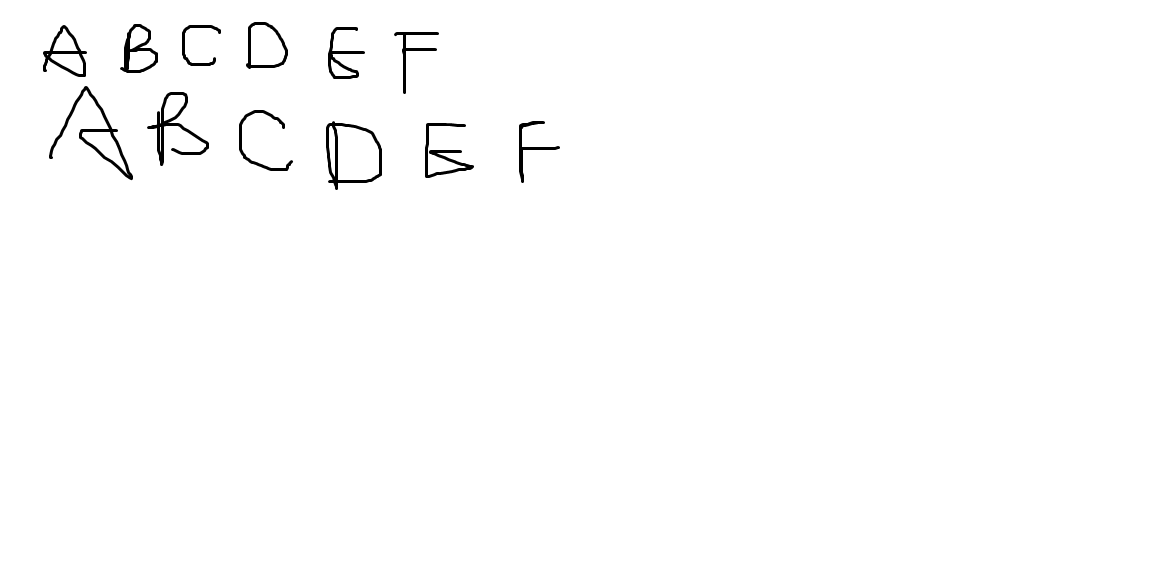
//> input picture _3/_3/tesseract-ocr/myeng.font.exp0.tif, 1160 x 583 px, given in place of the camera
$ ./main   (built with g++ and OpenCV 4)
//> lines starting //> are read from the running program, lines starting //| are printed output that depends on the picture; after the words box and inside, x2 and y2 are one past the last pixel; in counts of white or black regions, pixels touching at a corner belong together
#include <iostream>

#include <opencv2/highgui/highgui.hpp>
#include <opencv2/imgproc/imgproc.hpp>

#include <Windows.h>
#include <string>
#include <math.h>
#define PI 3.14159

using std::cout;
using std::endl;
using std::vector;
using std::distance;
using std::string;
using std::to_string;
using namespace cv;
float distanceP2P(Point a, Point b){
	return sqrt(fabs(pow((a).x - (b).x, 2) + pow(a.y - b.y, 2)));
};
int main(int argc, char** argv)
{
	cv::VideoCapture cap(0); //capture the video from web cam

	if (!cap.isOpened())  // if not success, exit program
	{
		cout << "Cannot open the web cam" << endl;
		return -1;
	}
	int iLowH = 0;	int iHighH = 179;	int iLowS = 0;	int iHighS = 255;	int iLowV = 0;	int iHighV = 255;
	//Create trackbars in "Control" window
	namedWindow("Control", CV_WINDOW_AUTOSIZE); //create a window called "Control"
	cvCreateTrackbar("LowH", "Control", &iLowH, 179); //Hue (0 - 179)
	cvCreateTrackbar("HighH", "Control", &iHighH, 179);

	cvCreateTrackbar("LowS", "Control", &iLowS, 255); //Saturation (0 - 255)
	cvCreateTrackbar("HighS", "Control", &iHighS, 255);

	cvCreateTrackbar("LowV", "Control", &iLowV, 255); //Value (0 - 255)
	cvCreateTrackbar("HighV", "Control", &iHighV, 255);

	while (true)
	{
		Sleep(50);
		cv::Mat imgOriginal;
		bool bSuccess = cap.read(imgOriginal); // read a new frame from video
//> imgOriginal is the input picture: 583 rows x 1160 cols, CV_8UC3; min 0, max 255, mean 252.5

		if (!bSuccess) //if not success, break loop
		{
			cout << "Cannot read a frame from video stream" << endl;
			break;
		}
	//	cvNot(imgOriginal, imgOriginal);


		cv::Mat imgHSV;
		cvtColor(imgOriginal, imgHSV, cv::COLOR_BGR2HSV); //Convert the captured frame from BGR to HSV
//> imgHSV: 583 rows x 1160 cols, CV_8UC3; mean H, S, V 0, 0, 252.5
		cv::Mat imgThresholded;

		inRange(imgHSV, cv::Scalar(iLowH, iLowS, iLowV), cv::Scalar(iHighH, iHighS, iHighV), imgThresholded); //Threshold the image
//> imgThresholded: 583 rows x 1160 cols, CV_8UC1; every value is 255

		//morphological opening (remove small objects from the foreground)
		erode(imgThresholded, imgThresholded, cv::getStructuringElement(cv::MORPH_ELLIPSE, cv::Size(5, 5)), cv::Point(-1, -1), 1);
		dilate(imgThresholded, imgThresholded, cv::getStructuringElement(cv::MORPH_ELLIPSE, cv::Size(5, 5)), cv::Point(-1, -1), 1);

		//morphological closing (fill small holes in the foreground)
		dilate(imgThresholded, imgThresholded, cv::getStructuringElement(cv::MORPH_ELLIPSE, cv::Size(5, 5)), cv::Point(-1, -1), 3);
		erode(imgThresholded, imgThresholded, cv::getStructuringElement(cv::MORPH_ELLIPSE, cv::Size(5, 5)), cv::Point(-1, -1), 3);


		vector<vector<cv::Point>> contours;
		findContours(imgThresholded, contours, cv::noArray(), cv::RETR_EXTERNAL, cv::CHAIN_APPROX_SIMPLE);
//> contours = 1 contour; box (x1, y1, x2, y2) and area: (0, 0, 1160, 583) 674538
		int maxK = 0;
		double maxArea = contourArea(contours[0]);
//> maxArea = 674538
		for (int k = 0; k < contours.size(); k++){
			double area = contourArea(contours[k]);
			if (area > maxArea){
				maxK = k;
				maxArea = area;
			}
		}
//> this loop made 1 pass
//> area on pass 1: 674538
//> after the loop, maxK = 0; maxArea = 674538

		vector<int> hull;
		vector<cv::Point> handContour = contours[maxK];
//> handContour = 4 Points (x, y): [0, 0], [0, 582], [1159, 582], [1159, 0]
		cv::convexHull(handContour, hull);
//> hull = [3, 2, 1, 0]

		vector<cv::Point> ptsHull;
		for (int k = 0; k < hull.size(); k++){
			int i = hull[k];
			ptsHull.push_back(handContour[i]);
		}
//> this loop made 4 passes
//> i on passes 1 to 4: 3, 2, 1, 0
		drawContours(imgOriginal, vector<vector<cv::Point>>(1, ptsHull), 0, cv::Scalar(255, 0, 0), 2);
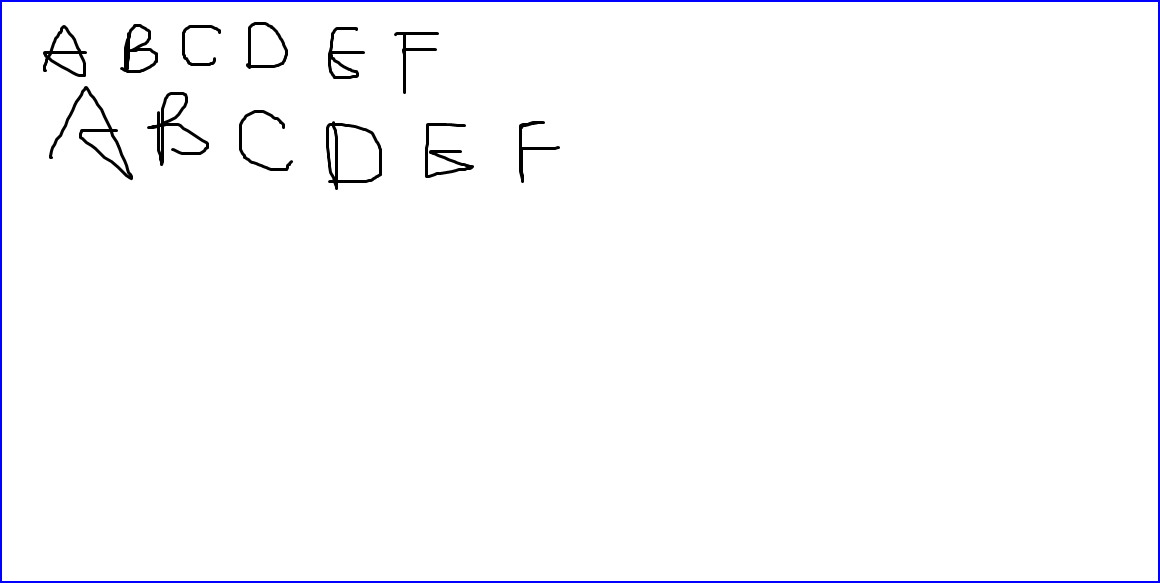
//> imgOriginal: 583 rows x 1160 cols, CV_8UC3; 1.03% of pixels changed, all inside (x1, y1, x2, y2) = (0, 0, 1160, 583)
		for (int k = 0; k < contours.size(); k++){
			cv::Point2f center;
			cv::Moments M = moments(contours[k]);
			center.x = M.m10 / M.m00;
			center.y = M.m01 / M.m00;
			//printf("Center of hull -> x: %.3f\t y: %.3f\n", center.x, center.y);
		}
//> this loop made 1 pass
		//convex hull and points
		vector<cv::Vec4i> defects;
		convexityDefects(handContour, hull, defects);
		for (int k = 1; k < defects.size(); k++){
			cv::Vec4i v = defects[k];
			cv::Point ptStart = handContour[v[0]];
			cv::Point ptEnd = handContour[v[1]];
			cv::Point ptFar = handContour[v[2]];
			float depth = v[3] / 256.0;


			float l1 = distanceP2P(ptStart, ptFar);
			float l2 = distanceP2P(ptEnd, ptFar);
			float dot = (ptStart.x - ptFar.x)*(ptEnd.x - ptFar.x) + (ptStart.y - ptFar.y)*(ptEnd.y - ptFar.y);
			float angle = acosf(dot / (l1*l2));
			angle = angle * 180 / PI;

			if (angle <95 && depth > 10){
				line(imgOriginal, ptStart, ptFar, cv::Scalar(0, 255, 0), 2);
				line(imgOriginal, ptEnd, ptFar, cv::Scalar(0, 255, 0), 2);
				circle(imgOriginal, ptStart, 6, cv::Scalar(k * 10, 150, 150), 2);
				circle(imgOriginal, ptEnd, 6, cv::Scalar(0, 0, 255), 2);
				circle(imgOriginal, ptFar, 6, cv::Scalar(0, 0, 255), 2);


				//	putText(imgOriginal, string(to_string(angle)), ptFar, cv::FONT_HERSHEY_PLAIN, 2.0f, cv::Scalar(0, 0, 0));
				//	putText(imgOriginal, string(to_string(l1)), ptStart, cv::FONT_HERSHEY_PLAIN, 3.0f, cv::Scalar(0, 0, 0));
				//	putText(imgOriginal, string(to_string(l2)), ptEnd, cv::FONT_HERSHEY_PLAIN, 3.0f, cv::Scalar(0, 0, 0));
			}
		}
//> this loop made 0 passes
		//redundant just for test
			inRange(imgHSV, Scalar(iLowH, iLowS, iLowV), Scalar(iHighH, iHighS, iHighV), imgThresholded); //Threshold the image
			//morphological opening (remove small objects from the foreground)
			erode(imgThresholded, imgThresholded, cv::getStructuringElement(cv::MORPH_ELLIPSE, cv::Size(5, 5)), cv::Point(-1, -1), 1);
			dilate(imgThresholded, imgThresholded, cv::getStructuringElement(cv::MORPH_ELLIPSE, cv::Size(5, 5)), cv::Point(-1, -1), 1);

			//morphological closing (fill small holes in the foreground)
			dilate(imgThresholded, imgThresholded, cv::getStructuringElement(cv::MORPH_ELLIPSE, cv::Size(5, 5)), cv::Point(-1, -1), 3);
			erode(imgThresholded, imgThresholded, cv::getStructuringElement(cv::MORPH_ELLIPSE, cv::Size(5, 5)), cv::Point(-1, -1), 3);
//
		//making mask
			Point2f center;
			float radius;
			minEnclosingCircle(handContour, center, radius);
//> center = Point(579.5, 291); radius = 648.5
		//	imgThresholded = ~imgThresholded;
		// get the circle's bounding rect

			Rect boundingRect(center.x - radius, center.y - radius, radius * 2, radius * 2);
//> boundingRect = Rect(-68, -357, 1296, 1296)
			Mat mask = Mat::zeros(imgThresholded.size(), CV_8UC1);
			circle(mask, center, radius*4/5, CV_RGB(255, 255, 255),15, 8);
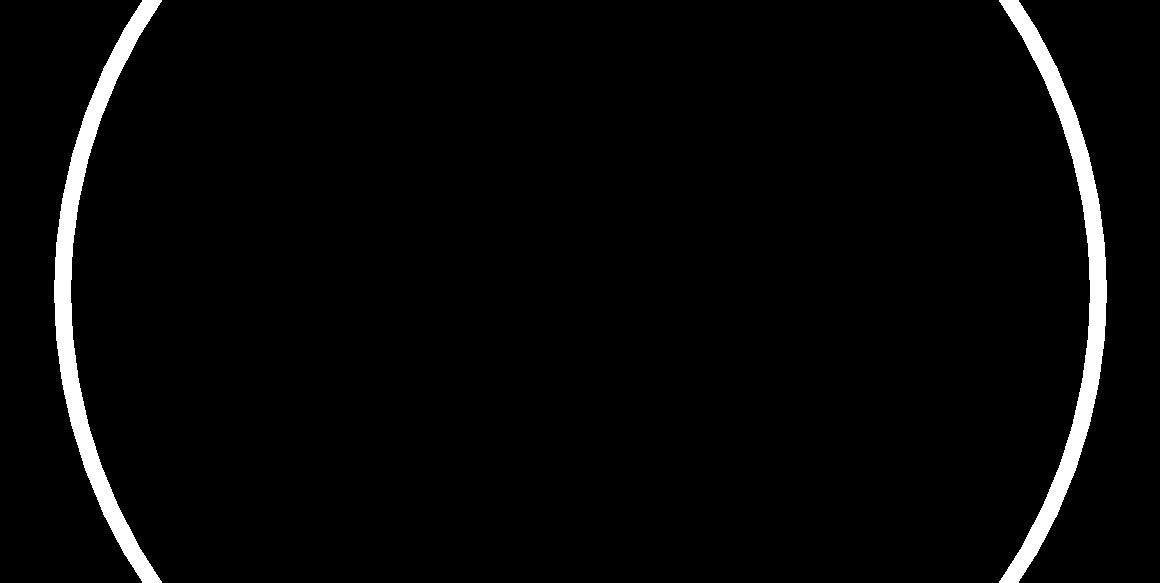
//> mask: 583 rows x 1160 cols, CV_8UC1; 3.1% white; 2 white regions, box (x1, y1, x2, y2) and area: (54, 0, 162, 583) 10516, (999, 0, 1107, 583) 10516
			// imagePart : hand focused image
			Mat imagePart = Mat::zeros(imgOriginal.size(), imgOriginal.type());
			imgOriginal.copyTo(imagePart, mask);

		circle(imgOriginal, center, radius, Scalar(255, 0, 0), 2);
//> imgOriginal: 583 rows x 1160 cols, CV_8UC3; 2 pixels changed, all inside (x1, y1, x2, y2) = (2, 2, 3, 581)
		imshow("Original", imgThresholded); //show the original image
		imshow("Parted image Image", imagePart); //show the thresholded image
		if (cv::waitKey(30) == 27) //wait for 'esc' key press for 30ms. If 'esc' key is pressed, break loop
//> the Esc key is pressed
		{
			cout << "esc key is pressed by user" << endl;
			break;
		}
	}

	return 0;

}
//

$ run again, on _3/_3/tesseract-ocr/tar.png
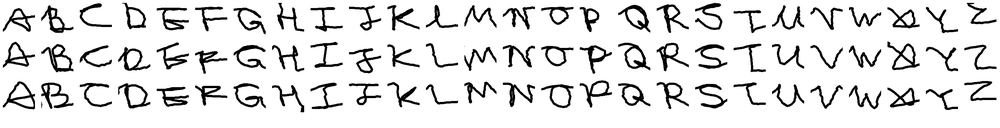
//> input picture _3/_3/tesseract-ocr/tar.png, 1000 x 128 px, shrunk from 3120 x 398 before the run, given in place of the camera
//> imgOriginal is the input picture: 128 rows x 1000 cols, CV_8UC3; min 0, max 255, mean 225.3
//> imgHSV: 128 rows x 1000 cols, CV_8UC3; mean H, S, V 0, 0, 225.3
//> imgThresholded: 128 rows x 1000 cols, CV_8UC1; every value is 255
//> contours = 1 contour; box (x1, y1, x2, y2) and area: (0, 0, 1000, 128) 126873
//> `double maxArea = contourArea(contours[0]);`: maxArea = 126873
//> the loop `for (int k = 0; k < contours.size(); k++)` made 1 pass
//> area on pass 1: 126873
//> after the loop `for (int k = 0; k < contours.size(); k++)`: maxK = 0; maxArea = 126873
//> handContour = 4 Points (x, y): [0, 0], [0, 127], [999, 127], [999, 0]
//> hull = [3, 2, 1, 0]
//> the loop `for (int k = 0; k < hull.size(); k++)` made 4 passes
//> i on passes 1 to 4: 3, 2, 1, 0
//> `drawContours(imgOriginal, vector<vector<cv::Point>>(1, ptsHull), 0, cv..`:
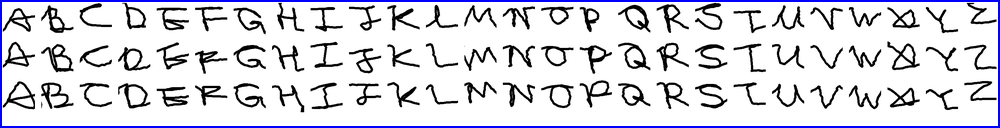
//> imgOriginal: 128 rows x 1000 cols, CV_8UC3; 3.51% of pixels changed, all inside (x1, y1, x2, y2) = (0, 0, 1000, 128)
//> the loop `for (int k = 0; k < contours.size(); k++)` made 1 pass
//> center = Point(499.5, 63.5); radius = 503.5
//> boundingRect = Rect(-4, -440, 1007, 1007)
//> `circle(mask, center, radius*4/5, CV_RGB(255, 255, 255),15, 8);`:
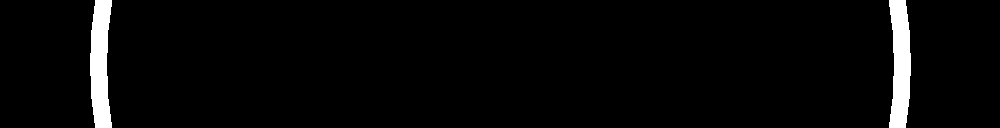
//> mask: 128 rows x 1000 cols, CV_8UC1; 3.4% white; 2 white regions, box (x1, y1, x2, y2) and area: (90, 0, 112, 128) 2182, (889, 0, 911, 128) 2182
